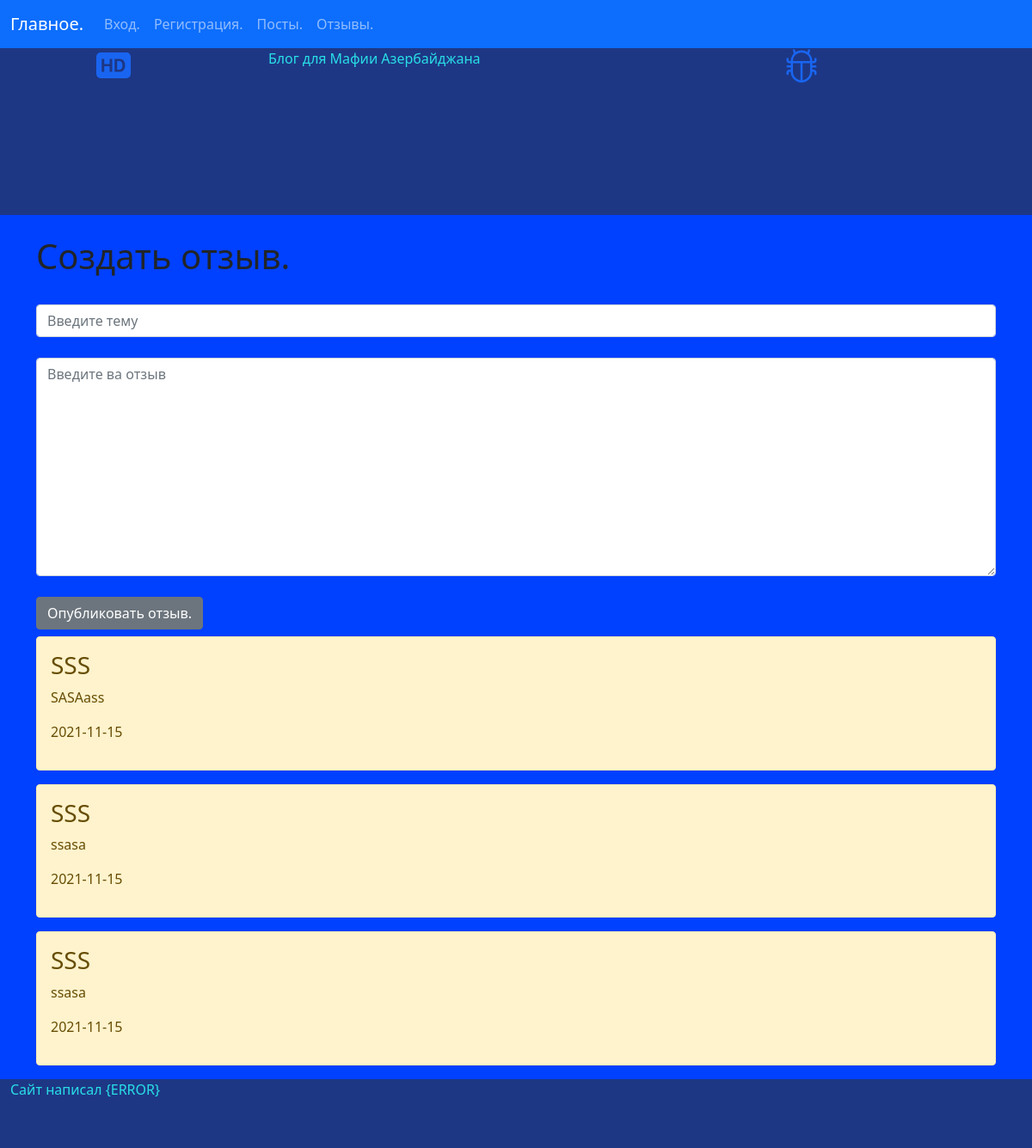
Page /comments/ on the committed database.
### test_rest/models.py (models this page shows, shortened)
class Comment (models.Model):
    title = models.CharField(max_length=255)
    content = models.TextField(blank=False)
    created_at = models.DateTimeField(auto_now_add=True)

### test_rest/views.py (the view, shortened to what this page needs)
def create(request):
    error = ''
    comments = Comment.objects.order_by('-id')
    form = CommentForm()
    context = {
        "form":form,
        "error":error,
        "comments":comments
    }
    return render(request, "create.html", context)

### test_rest/forms.py
class CommentForm(ModelForm):
    class Meta:
        model = Comment
        fields= ["title","content"]
        widgets = {
            "title":TextInput(attrs={
                'class':'form-control',
                'placeholder':'Введите тему'
            }),
            "content":Textarea(attrs={
                'class':'form-control',
                'placeholder':'Введите ва отзыв'
            }),
        }

### templates/create.html (shortened to what this page needs)
{% extends 'base.html' %}
{% block content %}
{% load crispy_forms_tags %}
<div class="row">
    <div class="container py-12">
        <h1>Создать отзыв.</h1>
        <br>
        <form method="post">
            {{ form.title }}
            <br>
            {{ form.content }}
            <br>
            <button type="submit" class="btn btn-secondary">Опубликовать отзыв.</button>
        </form>
    </div>
</div>
{% for comment in comments %}
<div class="alert alert-warning mt-2">
    <h3>{{ comment.title }}</h3>
    <p>{{ comment.content|safe }}</p>
    <p>{{ comment.created_at|date:"Y-m-d" }}</p>
</div>
{% endfor %}
{% endblock %}

### static/css/styles.css (style rules this page uses)
input { color:darkslateblue; font-variant-caps: petite-caps; }
#body { background-color:rgb(0, 64, 255); }

### rows in the picture
Comment: title "SSS", content "SASAass", created_at "2021-11-15"
Comment: title "SSS", content "ssasa", created_at "2021-11-15"
Comment: title "SSS", content "ssasa", created_at "2021-11-15"
